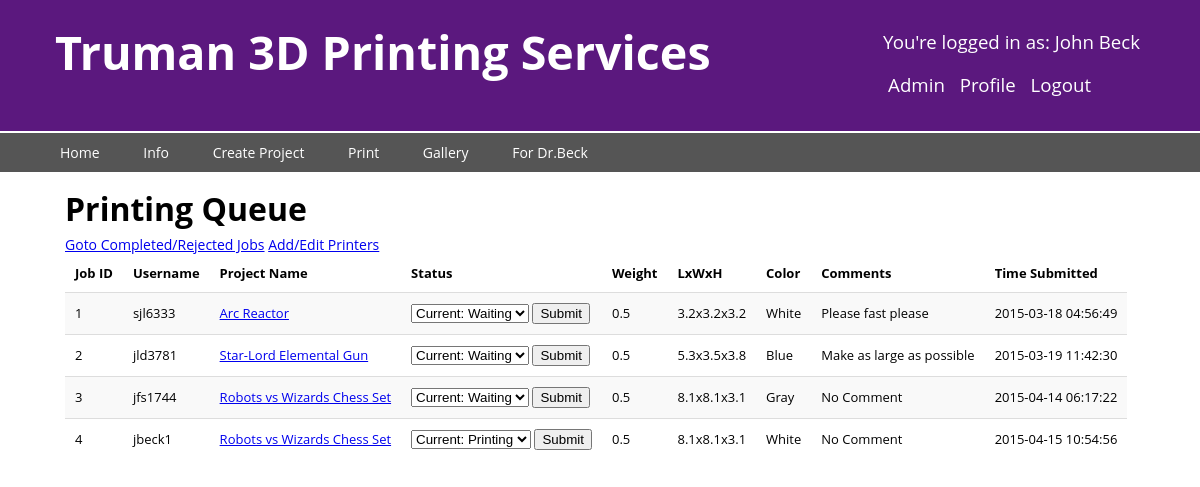
The app's page /admin.php (signed in) with its own data.
### tables this page shows
CREATE TABLE PRINT_JOB(
  JobId INTEGER UNSIGNED NOT NULL AUTO_INCREMENT,
  PrinterId INTEGER UNSIGNED,
  PrinterUsername VARCHAR(255) NOT NULL,
  CreatorUsername VARCHAR(255) NOT NULL,
  ProjectName VARCHAR(255) NOT NULL,
  Status ENUM('Waiting', 'Printing', 'On Hold', 'Completed', 'Rejected') NOT NULL,
  StartTime DATETIME,
  StopTime DATETIME,
  SubmittedTime DATETIME,
  Length FLOAT,
  Width FLOAT,
  Height FLOAT,
  Color VARCHAR(255) NOT NULL,
  ChargedPrice DECIMAL(5,2),
  Comment TEXT,
  Weight FLOAT,
  MaterialType VARCHAR(255) NOT NULL,
  PRIMARY KEY (JobId),
  FOREIGN KEY (Color, MaterialType, PrinterId) REFERENCES CAN_PRINT(Color, Type, PrinterId),
  FOREIGN KEY (PrinterUsername) REFERENCES USER(Username),
  FOREIGN KEY (CreatorUsername, ProjectName) REFERENCES PROJECT(CreatorUsername, ProjectName) );

### admin.php (the view, shortened to what this page needs)
 <?php
require_once( 'dbconnection.php' );
?>
<!DOCTYPE html>
<html>
  <head>
    <link rel="stylesheet" href="style.css" />
  </head>
  <body>
    <?php include('nav.php');
      if( isset( $_SESSION['loggedin'] ) &&
                 $_SESSION['loggedin'] == true &&
                 $_SESSION['aflag'] == 'T'):
    ?>
    <section class="maincontent">
      <h1>Printing Queue</h1>
      <a href="admin2.php">Goto Completed/Rejected Jobs</a>
      <a href="editPrinters.php">Add/Edit Printers</a>
      <table>
        <?php
          $lines = file( PRINTJOB_HEADERS_FILE );
          $firstLine = array_shift($lines);
          $words = explode( "\t", $firstLine );
          ?><tr><?php
          foreach($words as $word):
            ?><th><?=$word?></th><?php
          endforeach;
          ?></tr><?php
          $query = "SELECT JobId, PrinterUsername, PJ.ProjectName, Status,
                      StartTime, StopTime, SubmittedTime, Length, Width, Height,
                      Color, MaterialType, Weight, ChargedPrice, Comment,
                      P.ProjectLink
                    FROM PRINT_JOB as PJ
                      NATURAL JOIN PROJECT as P
                    WHERE Status <> 'Rejected' AND Status <> 'Completed'
                    ORDER BY SubmittedTime";
          $statement = $db->prepare( $query );
          $statement->execute();
          $result = $statement->fetchAll();
          foreach($result as $tuples):
          ?><tr><?php
              ?><td><?=$tuples['JobId']?></td><?php
              ?><td><?=$tuples['PrinterUsername']?></td><?php
              ?><td><a href="<?=$tuples['ProjectLink']?>"><?=$tuples['ProjectName']?></td>
                <td>
                  <form action="admin.php" method="post">
                    <select name="status">
                      <option value="<?=$tuples['Status']?>">
                          Current: <?=$tuples['Status']?></option>
                    </select>
                    <button type="submit" name="submit">Submit</button>
                  </form>
                  </td>
                  <td><?=$tuples['Weight']?></td><?php
                ?><td><?=$tuples['Length']?>x<?=$tuples['Width']
                      ?>x<?=$tuples['Height']?></td><?php
                ?><td><?=$tuples['Color']?></td><?php
                ?><td><?=$tuples['Comment']?></td><?php
                ?><td><?=$tuples['SubmittedTime']?></td><?php
            ?></tr><?php
            endforeach;
          ?>
        </table>
        <?php else:
            $_SESSION['history'] = "Admin";
            header('Location: login.php');
          endif;
        ?>
      </section>
  </body>
</html>

### nav.php (shortened to what this page needs)
<header>
<div id="loginheader">
<?php if( isset($_SESSION['loggedin'] )): ?>
  <p class="loggedinheader">
     You're logged in as: <?= $_SESSION['firstname']?>
      <?=$_SESSION['lastname']?>
  </p>
  <p class="loggedinheader">
    <?php if(isset($_SESSION['aflag'])):
      if ($_SESSION['aflag'] == 'T'):?>
    <a href="admin.php" class="loggedinheader">Admin</a>
      <?php endif; endif;?>
    <a href="viewAccount.php" class="loggedinheader">Profile</a>
    <a href="logout.php" class="loggedinheader">Logout</a>
  </p>
<?php endif; ?>
</div>
  <h1 id="mainHeader">
  Truman 3D Printing Services
  </h1>
</header>
<nav>
  <ul>
    <li><a href="home.php">Home</a></li>
    <li><a href="info.php">Info</a></li>
    <li><a href="createProject.php">Create Project</a></li>
    <li><a href="print.php">Print</a></li>
    <li><a href="gallery.php">Gallery</a></li>
    <li><a href="jbeck.php">For Dr.Beck</a></li>
  </ul>
</nav>

### style.css (style rules this page uses)
body { margin: 0px; padding: 0px; font-size: 14px; font-family: "Open Sans", "Arial", sans-serif; }
header { background-color: #5b187e; color: white; font-size: 30px; padding: 15px 55px; border-bottom: 2px solid white; overflow: auto; }
nav { font-size: 14px; background-color: #555; clear:both; }
nav ul { margin: 0px; }
nav ul li { display: inline-block; }
nav ul li a { display: inline-block; text-decoration: none; color: white; padding: 10px 20px; }
section { margin-left: 55px; }
.maincontent { padding: 10px; }
h1 { margin: 5px; margin-left: 0px; font-size: 24pt; }
#mainHeader { font-size: 35pt; }
#loginheader { float: right; color: white; font-size: 13px; display: block; margin-top: -5px; }
.loggedinheader { color: white; text-decoration: none; padding: 0px 5px; font-size: 14pt; }
table { border-collapse: collapse; font-size: 13px; }
th { text-align: left; }
tr:nth-child(even) { background-color: #f9f9f9; }
tr:first-child { border-top: 0px; border-bottom:2px; }
tr { border-top: 1px solid #ddd; }
td, th { padding: 10px 10px; }

### records on screen
print_job: JobId "1", PrinterUsername "sjl6333", ProjectName "Arc Reactor", Weight "0.5", Length "3.2", Width "3.2", Height "3.2", Color "White", Comment "Please fast please", SubmittedTime "2015-03-18 04:56:49"
print_job: JobId "2", PrinterUsername "jld3781", ProjectName "Star-Lord Elemental Gun", Weight "0.5", Length "5.3", Width "3.5", Height "3.8", Color "Blue", Comment "Make as large as possible", SubmittedTime "2015-03-19 11:42:30"
print_job: JobId "3", PrinterUsername "jfs1744", ProjectName "Robots vs Wizards Chess Set", Weight "0.5", Length "8.1", Width "8.1", Height "3.1", Color "Gray", Comment "No Comment", SubmittedTime "2015-04-14 06:17:22"
print_job: JobId "4", PrinterUsername "jbeck1", ProjectName "Robots vs Wizards Chess Set", Weight "0.5", Length "8.1", Width "8.1", Height "3.1", Color "White", Comment "No Comment", SubmittedTime "2015-04-15 10:54:56"

### other values on screen
$_SESSION['firstname'] "John"
$_SESSION['lastname'] "Beck"
$word "Job ID"
$word "Username"
$word "Project Name"
$word "Status"
$word "Weight"
$word "LxWxH"
$word "Color"
$word "Comments"
$word "Time Submitted"
